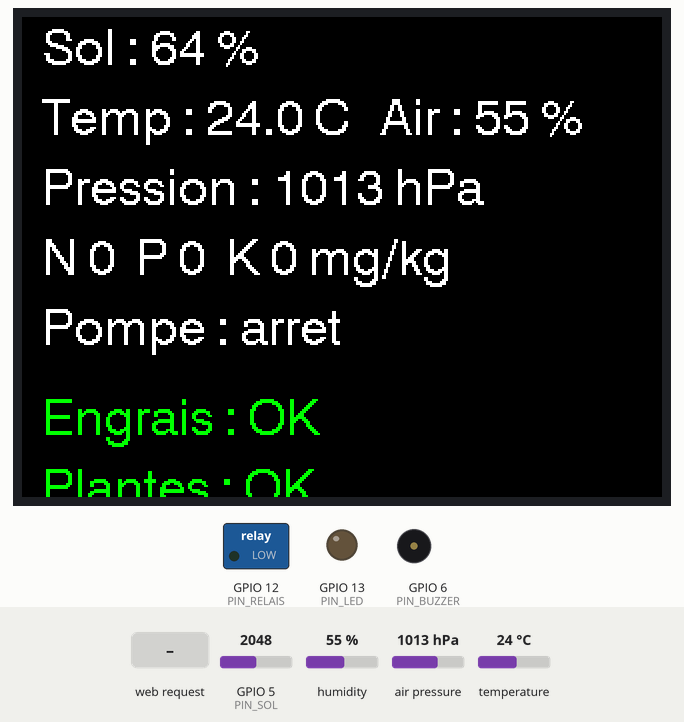
Recording of a sketch running on a simulated ESP32-S3. Parts: 320×240 colour display, switched loads named in the sketch (green lamp = pin HIGH), output pins drawn as LEDs (lit = HIGH), buzzer (waves = sounding). Dashed ring = blinking. The test bench sets the inputs (shaded band); at power-on: humidity 55 %, GPIO 5 (PIN_SOL) = 2048, air pressure 1013 hPa, temperature 24 °C. EEPROM starts erased; pins used as bus, display or sensor lines are not drawn.

Above: at 3.0 s.
3.1 s: HTTP request GET /seuils?start=120 received
At 5.3 s:
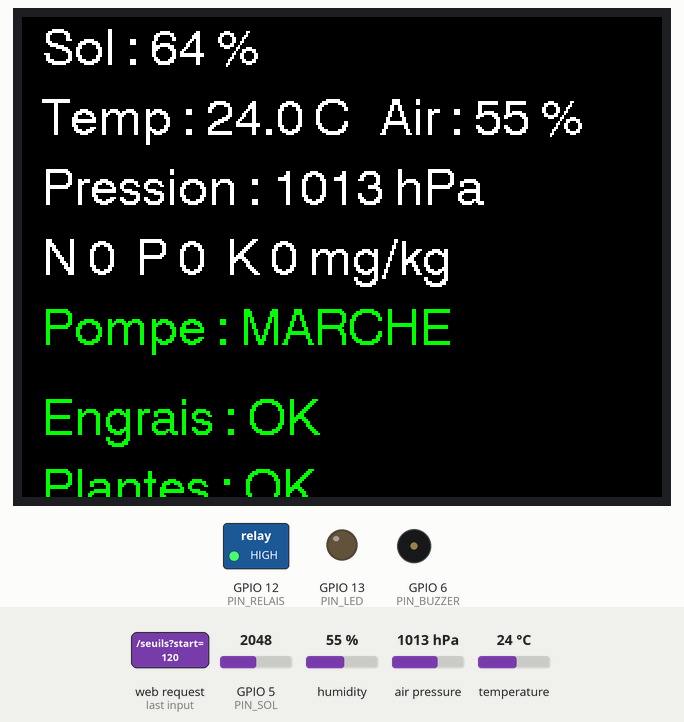
9.4 s: HTTP request GET /plante?start=1&stop=1&etat=1 received
At 10.75 s:
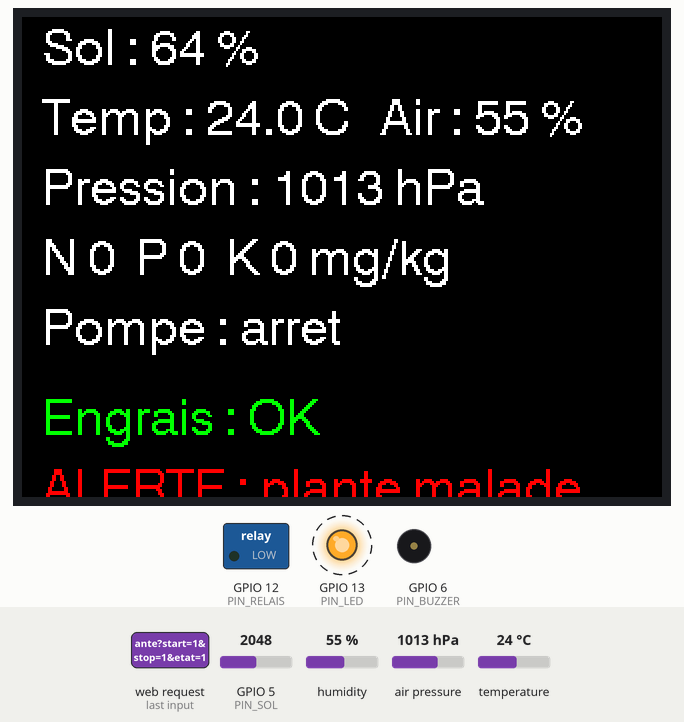
12.0 s: humidity set to 22 %
At 12.75 s:
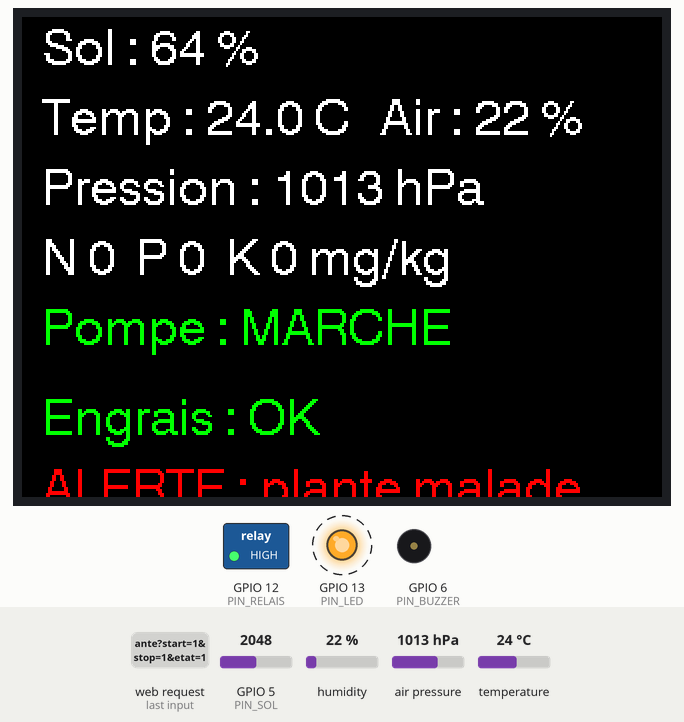
15.0 s: HTTP request GET /seuils?start=1 received
At 15.25 s:
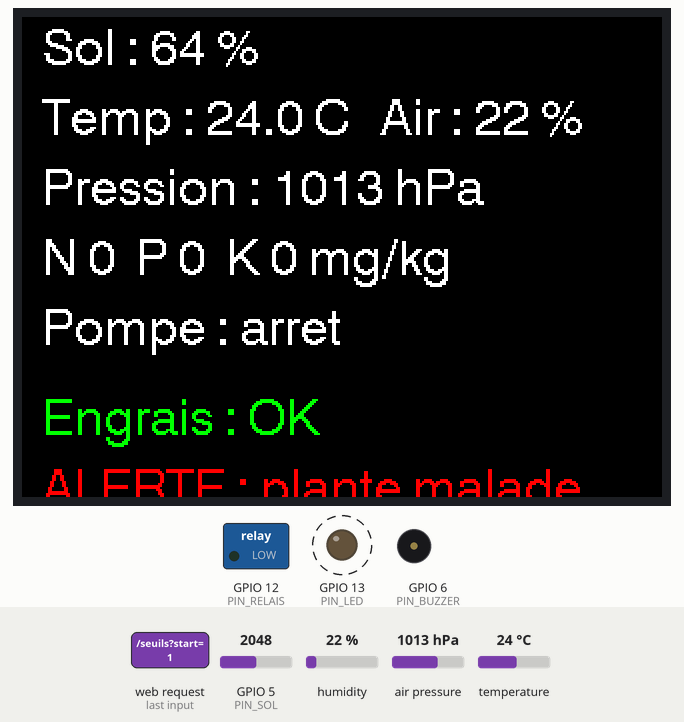
21.3 s: GPIO 5 (PIN_SOL) set to 1960
At 22.75 s:
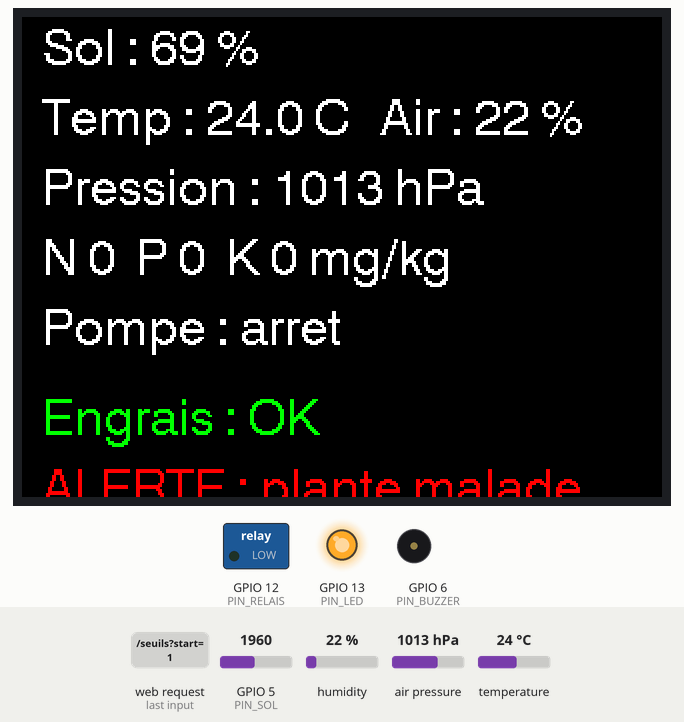
23.8 s: air pressure set to 952 hPa
At 24.75 s:
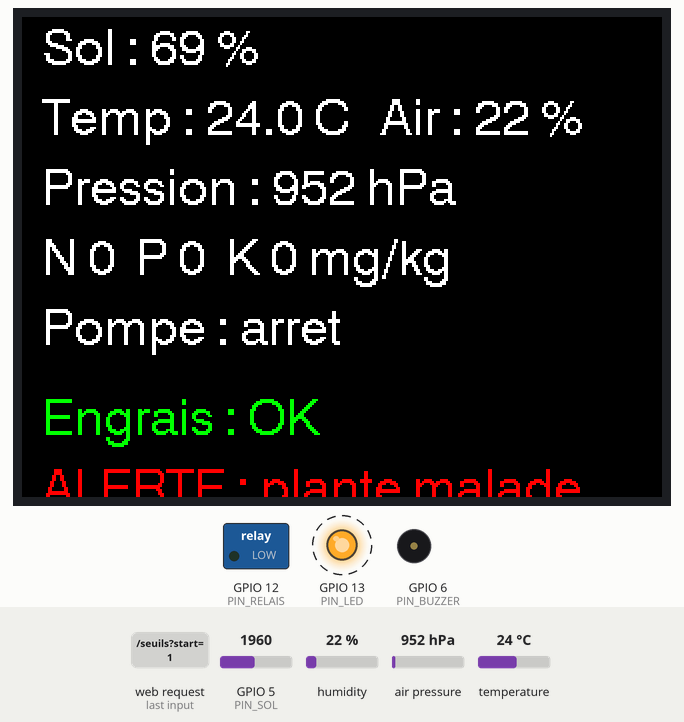
Timing chart, 0 to 26.8 s (numbered marks = the images above; inputs shaded):
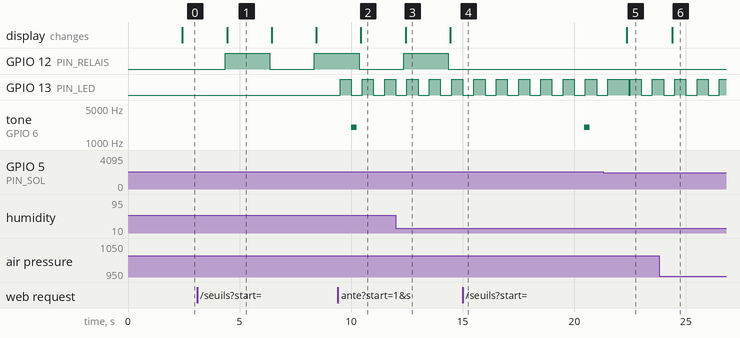

The sketch:

SmartAgri92_firmware_v1_original.ino
```cpp
/*
  Kit Smart Agri92 - firmware prototype
  Carte : Adafruit ESP32-S3 Feather (produit 5323)
  Bibliotheques : Adafruit BME280 (+ Unified Sensor), TFT_eSPI
  Ecran : TFT SPI 3.5" 480x320 tactile (pins a declarer dans TFT_eSPI/User_Setup.h)

  Fonctions :
   - humidite du sol (capteur capacitif) + arrosage automatique avec seuils
   - temperature / humidite / pression de l'air (BME280)
   - NPK (capteur RS485 Modbus via module MAX485)
   - alertes : engrais manquant ou plante malade -> ecran + buzzer + LED
   - fonctionnement hors ligne : point d'acces Wi-Fi + mini page locale
*/
#include <Wire.h>
#include <WiFi.h>
#include <WebServer.h>
#include <Preferences.h>
#include <Adafruit_BME280.h>
#include <TFT_eSPI.h>

// ---------- Broches (Feather ESP32-S3) ----------
#define PIN_SOL       5    // capteur humidite sol (ADC1, compatible Wi-Fi)
#define PIN_BUZZER    6
#define PIN_RS485_DE  11   // DE + RE du MAX485 relies ensemble
#define PIN_RELAIS    12   // module relais de la pompe
#define PIN_LED       13   // LED d'alerte
#define PIN_RX_NPK    44
#define PIN_TX_NPK    43
// I2C BME280 : SDA = GPIO3, SCL = GPIO4 (connecteur STEMMA QT)

// ---------- Etalonnage capteur sol (a mesurer sur le terrain) ----------
int ADC_SEC = 3200;        // capteur dans l'air
int ADC_EAU = 1400;        // capteur plonge dans l'eau

// ---------- Reglages (modifiables via app / site) ----------
int seuilStart = 30;       // % : l'arrosage demarre en dessous
int seuilStop  = 60;       // % : l'arrosage s'arrete au dessus
int seuilN = 20, seuilP = 10, seuilK = 80;   // mg/kg, a etalonner par culture
const unsigned long POMPE_MAX_MS = 10UL * 60UL * 1000UL;  // securite : 10 min

struct Mesures { float sol, temp, hum, pres; int n, p, k; bool pompe; };
Mesures m = {0, 0, 0, 0, 0, 0, 0, false};

Preferences prefs;
Adafruit_BME280 bme;
TFT_eSPI tft;
WebServer server(80);

bool alerteEngrais = false;
bool alertePlante  = false;     // mise a jour par l'IA (ESP-CAM)
bool npkOk = false;
unsigned long pompeDepuis = 0, dernierCycle = 0, dernierBip = 0;

// ---------- Lecture des capteurs ----------
float lireSol() {
  long s = 0;
  for (int i = 0; i < 10; i++) { s += analogRead(PIN_SOL); delay(5); }
  int v = s / 10;
  float pct = (float)(ADC_SEC - v) * 100.0 / (ADC_SEC - ADC_EAU);
  return constrain(pct, 0, 100);
}

bool lireNPK() {
  // Trame Modbus courante pour capteur NPK 3 en 1 (verifier la fiche technique)
  const uint8_t req[8] = {0x01, 0x03, 0x00, 0x1E, 0x00, 0x03, 0x65, 0xCD};
  uint8_t rep[11];
  while (Serial1.available()) Serial1.read();
  digitalWrite(PIN_RS485_DE, HIGH);
  Serial1.write(req, 8);
  Serial1.flush();
  digitalWrite(PIN_RS485_DE, LOW);
  if (Serial1.readBytes(rep, 11) != 11) return false;
  if (rep[0] != 0x01 || rep[1] != 0x03) return false;
  m.n = (rep[3] << 8) | rep[4];
  m.p = (rep[5] << 8) | rep[6];
  m.k = (rep[7] << 8) | rep[8];
  return true;
}

// ---------- Logique ----------
void gererPompe() {
  if (!m.pompe && m.sol <= seuilStart) {
    m.pompe = true;
    pompeDepuis = millis();
  } else if (m.pompe && (m.sol >= seuilStop || millis() - pompeDepuis > POMPE_MAX_MS)) {
    m.pompe = false;
  }
  digitalWrite(PIN_RELAIS, m.pompe ? HIGH : LOW);
}

void gererAlertes() {
  alerteEngrais = npkOk && (m.n < seuilN || m.p < seuilP || m.k < seuilK);
  bool alerte = alerteEngrais || alertePlante;
  digitalWrite(PIN_LED, (alerte && ((millis() / 500) % 2)) ? HIGH : LOW);
  if (alerte && millis() - dernierBip > 10000) {   // un bip toutes les 10 s
    tone(PIN_BUZZER, 2000, 250);
    dernierBip = millis();
  }
}

// ---------- Ecran ----------
void ligne(int y, String t, uint16_t c = TFT_WHITE) {
  tft.setTextColor(c, TFT_BLACK);
  tft.setTextPadding(460);
  tft.drawString(t, 10, y, 4);
}

void afficher() {
  ligne(5,   "Sol : " + String(m.sol, 0) + " %");
  ligne(40,  "Temp : " + String(m.temp, 1) + " C   Air : " + String(m.hum, 0) + " %");
  ligne(75,  "Pression : " + String(m.pres, 0) + " hPa");
  ligne(110, "N " + String(m.n) + "  P " + String(m.p) + "  K " + String(m.k) + " mg/kg");
  ligne(145, m.pompe ? "Pompe : MARCHE" : "Pompe : arret", m.pompe ? TFT_GREEN : TFT_WHITE);
  ligne(190, alerteEngrais ? "ALERTE : sol pauvre en engrais" : "Engrais : OK",
        alerteEngrais ? TFT_RED : TFT_GREEN);
  ligne(225, alertePlante ? "ALERTE : plante malade" : "Plantes : OK",
        alertePlante ? TFT_RED : TFT_GREEN);
}

// ---------- Serveur local ----------
String json() {
  String s = "{";
  s += "\"sol\":" + String(m.sol, 1) + ",\"temp\":" + String(m.temp, 1);
  s += ",\"hum\":" + String(m.hum, 1) + ",\"pres\":" + String(m.pres, 1);
  s += ",\"n\":" + String(m.n) + ",\"p\":" + String(m.p) + ",\"k\":" + String(m.k);
  s += ",\"pompe\":" + String(m.pompe ? "true" : "false");
  s += ",\"alerteEngrais\":" + String(alerteEngrais ? "true" : "false");
  s += ",\"alertePlante\":" + String(alertePlante ? "true" : "false");
  s += ",\"seuilStart\":" + String(seuilStart) + ",\"seuilStop\":" + String(seuilStop) + "}";
  return s;
}

const char PAGE[] PROGMEM =
  "<meta name=viewport content='width=device-width'><h2>Smart Agri92</h2>"
  "<pre id=d>...</pre><script>setInterval(()=>fetch('/data').then(r=>r.text())"
  ".then(t=>d.textContent=t),3000)</script>";

void routes() {
  server.on("/", []() { server.send_P(200, "text/html", PAGE); });
  server.on("/data", []() { server.send(200, "application/json", json()); });
  server.on("/seuils", []() {             // /seuils?start=30&stop=60
    if (server.hasArg("start")) seuilStart = server.arg("start").toInt();
    if (server.hasArg("stop"))  seuilStop  = server.arg("stop").toInt();
    prefs.putInt("start", seuilStart);
    prefs.putInt("stop", seuilStop);
    server.send(200, "application/json", json());
  });
  server.on("/plante", []() {             // appele par l'IA : /plante?etat=1
    alertePlante = server.arg("etat") == "1";
    server.send(200, "application/json", json());
  });
  server.begin();
}

// ---------- Programme ----------
void setup() {
  pinMode(PIN_RELAIS, OUTPUT);   digitalWrite(PIN_RELAIS, LOW);
  pinMode(PIN_LED, OUTPUT);
  pinMode(PIN_BUZZER, OUTPUT);
  pinMode(PIN_RS485_DE, OUTPUT); digitalWrite(PIN_RS485_DE, LOW);
  analogSetAttenuation(ADC_11db);

  Serial1.begin(4800, SERIAL_8N1, PIN_RX_NPK, PIN_TX_NPK);
  Serial1.setTimeout(300);

  Wire.begin();
  if (!bme.begin(0x76) && !bme.begin(0x77)) { /* BME280 absent : valeurs a 0 */ }

  tft.init();
  tft.setRotation(1);            // paysage 480x320
  tft.fillScreen(TFT_BLACK);

  prefs.begin("agri92", false);
  seuilStart = prefs.getInt("start", seuilStart);
  seuilStop  = prefs.getInt("stop",  seuilStop);

  WiFi.mode(WIFI_AP);
  WiFi.softAP("SmartAgri92", "changez-moi-92");   // a personnaliser
  routes();
}

void loop() {
  server.handleClient();
  if (millis() - dernierCycle >= 2000) {
    dernierCycle = millis();
    m.sol  = lireSol();
    m.temp = bme.readTemperature();
    m.hum  = bme.readHumidity();
    m.pres = bme.readPressure() / 100.0;
    npkOk  = lireNPK();
    gererPompe();
    afficher();
  }
  gererAlertes();
}
```

Measured:
- after the input at 3.1 s, GPIO 12 (PIN_RELAIS): LOW → HIGH after 1.3 s, → LOW 2.0 s later, → HIGH 2.0 s later; the display: changes after 1.3 s (image 1)
- after the input at 9.4 s, GPIO 13 (PIN_LED): alternates HIGH for 0.50 s and LOW for 0.50 s, starting after 0.10 s; tone on GPIO 6 (PIN_BUZZER): silent → 2000 Hz after 0.60 s, → silent 0.25 s later; the display: changes after 1.0 s (image 2)
- after the input at 12.0 s, the display: changes after 0.44 s (image 3)
- after the input at 15.0 s, GPIO 12 (PIN_RELAIS): stays LOW (without the input it goes to HIGH after 1.4 s)
- after the input at 21.3 s, the display: changes after 1.1 s (image 5)
- after the input at 23.8 s, the display: changes after 0.59 s (image 6)
- what the display in image 1 shows lasts 2.0 s, from 4.4 s to 6.4 s
